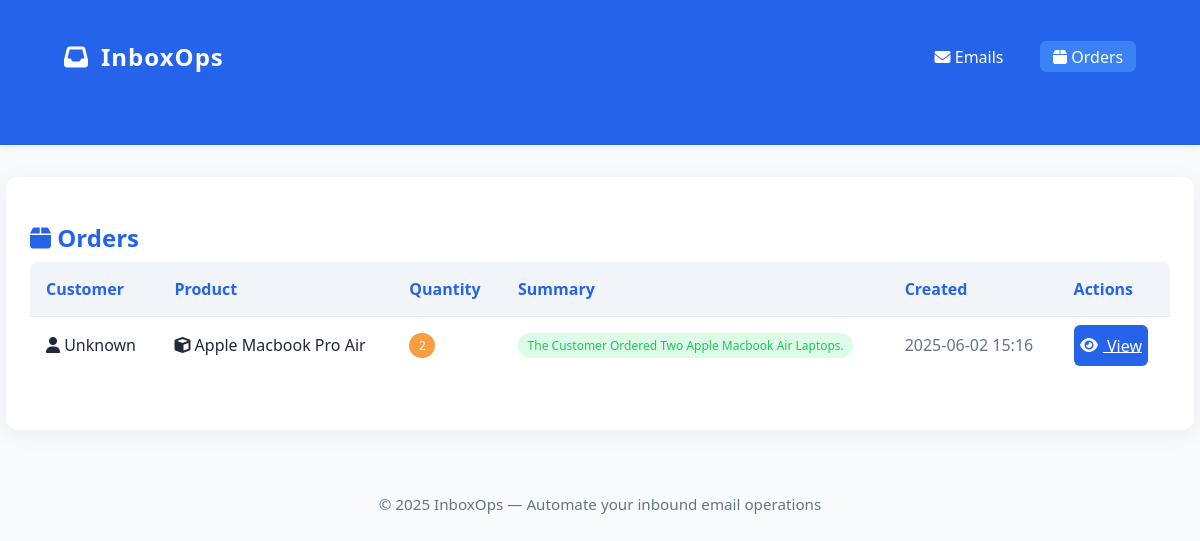
The page /orders on the database as committed earlier.
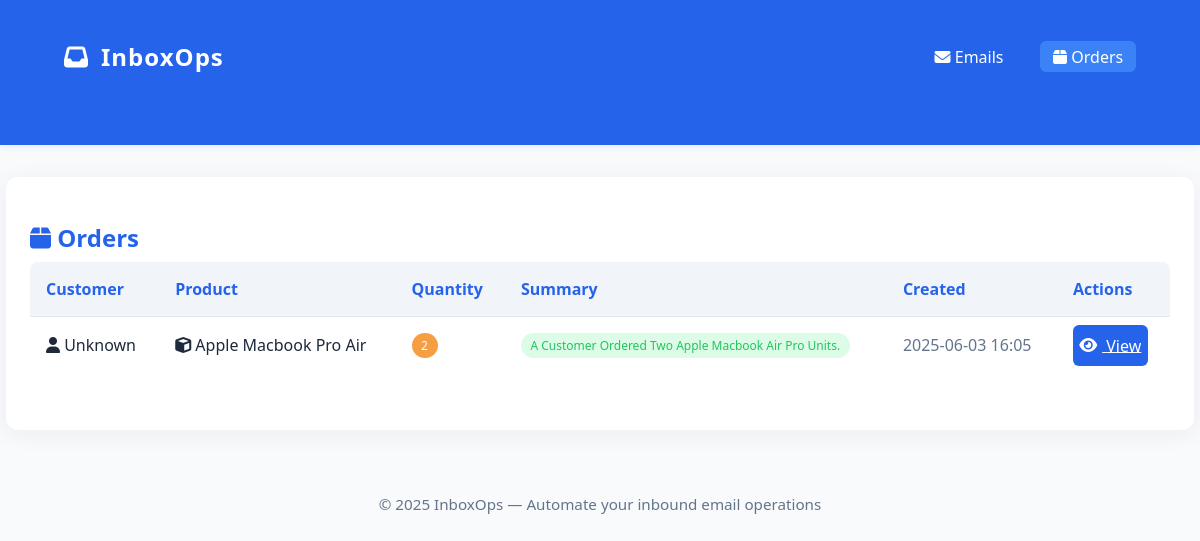
The same page on the database as committed later.
### app/models.py (models this page shows)
class Order(Base):
    __tablename__ = "orders"
    id = Column(Integer, primary_key=True, index=True)
    customer = Column(String)
    product = Column(String)
    quantity = Column(Integer)
    summary = Column(Text, nullable=True)
    created_at = Column(DateTime, default=datetime.utcnow)
    key = Column(String, unique=True)
    total_value = Column(Float, nullable=True)

### app/main.py (the view)
@app.get("/orders")
def list_orders(request: Request, db: Session = Depends(get_db)):
    orders = db.query(Order).order_by(Order.created_at.desc()).all()
    return templates.TemplateResponse("orders.html", {"request": request, "orders": orders})

### templates/orders.html (shortened to what this page needs)
<!DOCTYPE html>
<html lang="en">
<head>
    <link rel="stylesheet" href="/static/styles.css">
    <link rel="stylesheet" href="https://cdnjs.cloudflare.com/ajax/libs/font-awesome/6.5.0/css/all.min.css">
</head>
<body>
    <header>
        <nav class="navbar">
            <div class="nav-brand">
                <i class="fa-solid fa-inbox"></i> InboxOps
            </div>
            <ul class="nav-links">
                <li><a href="/" title="View Emails"><i class="fa-solid fa-envelope"></i> Emails</a></li>
                <li><a href="/orders" class="active" title="View Orders"><i class="fa-solid fa-box"></i> Orders</a></li>
            </ul>
        </nav>
    </header>
    <div class="container">
        <h2><i class="fa-solid fa-box"></i> Orders</h2>
        {% if orders|length == 0 %}
            <div class="card" style="text-align:center;">
                <i class="fa-solid fa-box-open" style="font-size:2em;color:#64748b;"></i>
                <p class="text-muted">No orders found yet.</p>
            </div>
        {% else %}
        <table class="table">
            <thead>
                <tr>
                    <th>Customer</th>
                    <th>Product</th>
                    <th>Quantity</th>
                    <th>Summary</th>
                    <th>Created</th>
                    <th>Actions</th>
                </tr>
            </thead>
            <tbody>
                {% for order in orders %}
                <tr>
                    <td>
                        <i class="fa-solid fa-user"></i>
                        {{ order.customer }}
                    </td>
                    <td>
                        <i class="fa-solid fa-cube"></i>
                        {{ order.product }}
                    </td>
                    <td>
                        <span class="badge badge-accent">{{ order.quantity }}</span>
                    </td>
                    <td>
                        {% if order.summary %}
                            <span class="badge badge-success">{{ order.summary }}</span>
                        {% else %}
                            <span class="badge badge-warning">Processing...</span>
                        {% endif %}
                    </td>
                    <td class="text-muted">{{ order.created_at.strftime('%Y-%m-%d %H:%M') }}</td>
                    <td>
                        <a class="button" href="/orders/{{ order.id }}" title="View Order"><i class="fa-solid fa-eye"></i> View</a>
                    </td>
                </tr>
                {% endfor %}
            </tbody>
        </table>
        {% endif %}
    </div>
    <footer>
        &copy; 2025 InboxOps &mdash; <span class="text-muted">Automate your inbound email operations</span>
    </footer>
</body>
</html>

Rows that differ between the two databases and show on the page:
changed Order "Unknown": summary "The Customer Ordered Two Apple Macbook Air Laptops." → "A Customer Ordered Two Apple Macbook Air Pro Units."; created_at "2025-06-02 15:16" → "2025-06-03 16:05"
